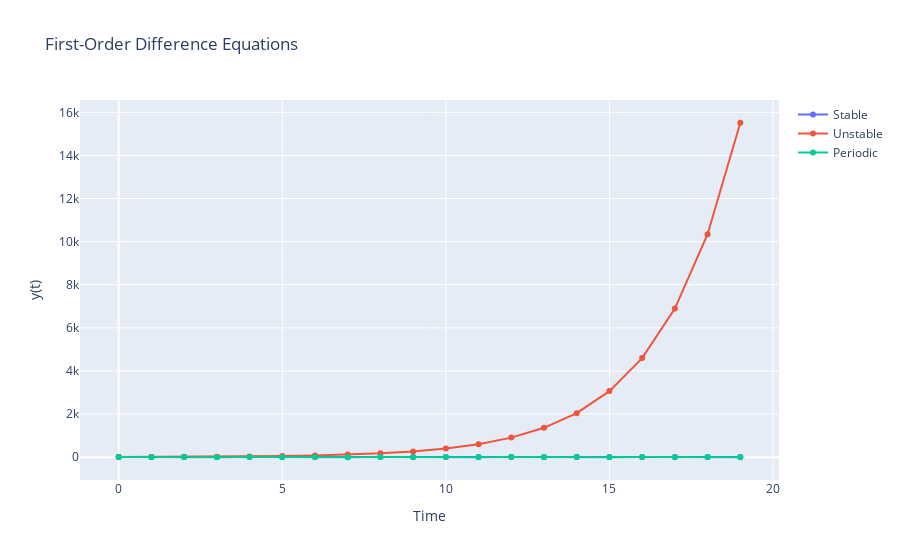

The cell this chart's notebook holds for it:
### Markdown cell above
## First-Order Difference Equations

A first-order difference equation involves the relationship between a variable and its past value. The general form is:

\[ y_{t+1} = ay_t + b \]

Where:
- \( a \) is a constant multiplier
- \( b \) is a constant

### Case 1: Stable Case

For \( |a| < 1 \), the system tends to a steady-state value.

\[ y_{t+1} = 0.5y_t + 1 \]

### Case 2: Unstable Case

For \( |a| > 1 \), the system grows exponentially.

\[ y_{t+1} = 1.5y_t + 1 \]

### Case 3: Periodic Solution

For \( a = -1 \), the system oscillates between two values.

\[ y_{t+1} = -1y_t \]

### Code cell
import numpy as np
import plotly.graph_objects as go

# Stable case: y(t+1) = 0.5 * y(t) + 1
n_steps = 20
y_stable = np.zeros(n_steps)
y_stable[0] = 5
a, b = 0.5, 1
for t in range(1, n_steps):
    y_stable[t] = a * y_stable[t - 1] + b

# Unstable case: y(t+1) = 1.5 * y(t) + 1
y_unstable = np.zeros(n_steps)
y_unstable[0] = 5
a = 1.5
for t in range(1, n_steps):
    y_unstable[t] = a * y_unstable[t - 1] + b

# Periodic case: y(t+1) = -1 * y(t)
y_periodic = np.zeros(n_steps)
y_periodic[0] = 5
a = -1
for t in range(1, n_steps):
    y_periodic[t] = a * y_periodic[t - 1]

# Plotting the results
fig = go.Figure()
fig.add_trace(go.Scatter(x=np.arange(n_steps), y=y_stable, mode='lines+markers', name='Stable'))
fig.add_trace(go.Scatter(x=np.arange(n_steps), y=y_unstable, mode='lines+markers', name='Unstable'))
fig.add_trace(go.Scatter(x=np.arange(n_steps), y=y_periodic, mode='lines+markers', name='Periodic'))

fig.update_layout(title="First-Order Difference Equations", xaxis_title="Time", yaxis_title="y(t)")
fig.show()

### Figure 1 — Plotly figure (JSON) as saved in the notebook; plotly's stock layout.template omitted (floating-point values rounded to 4 significant figures)
{"data": [{"mode": "lines+markers", "name": "Stable", "type": "scatter", "x": [0, 1, 2, 3, 4, 5, 6, 7, 8, 9, 10, 11, 12, 13, 14, 15, 16, 17, 18, 19], "y": [5, 3.5, 2.75, 2.375, 2.188, 2.094, 2.047, 2.023, 2.012, 2.006, 2.003, 2.001, 2.001, 2.0, 2.0, 2.0, 2.0, 2.0, 2.0, 2.0]}, {"mode": "lines+markers", "name": "Unstable", "type": "scatter", "x": [0, 1, 2, 3, 4, 5, 6, 7, 8, 9, 10, 11, 12, 13, 14, 15, 16, 17, 18, 19], "y": [5, 8.5, 13.75, 21.62, 33.44, 51.16, 77.73, 117.6, 177.4, 267.1, 401.7, 603.5, 906.2, 1360.0, 2042.0, 3063.0, 4596.0, 6895.0, 10340.0, 15520.0]}, {"mode": "lines+markers", "name": "Periodic", "type": "scatter", "x": [0, 1, 2, 3, 4, 5, 6, 7, 8, 9, 10, 11, 12, 13, 14, 15, 16, 17, 18, 19], "y": [5, -5, 5, -5, 5, -5, 5, -5, 5, -5, 5, -5, 5, -5, 5, -5, 5, -5, 5, -5]}], "layout": {"title": {"text": "First-Order Difference Equations"}, "xaxis": {"title": {"text": "Time"}}, "yaxis": {"title": {"text": "y(t)"}}}}
